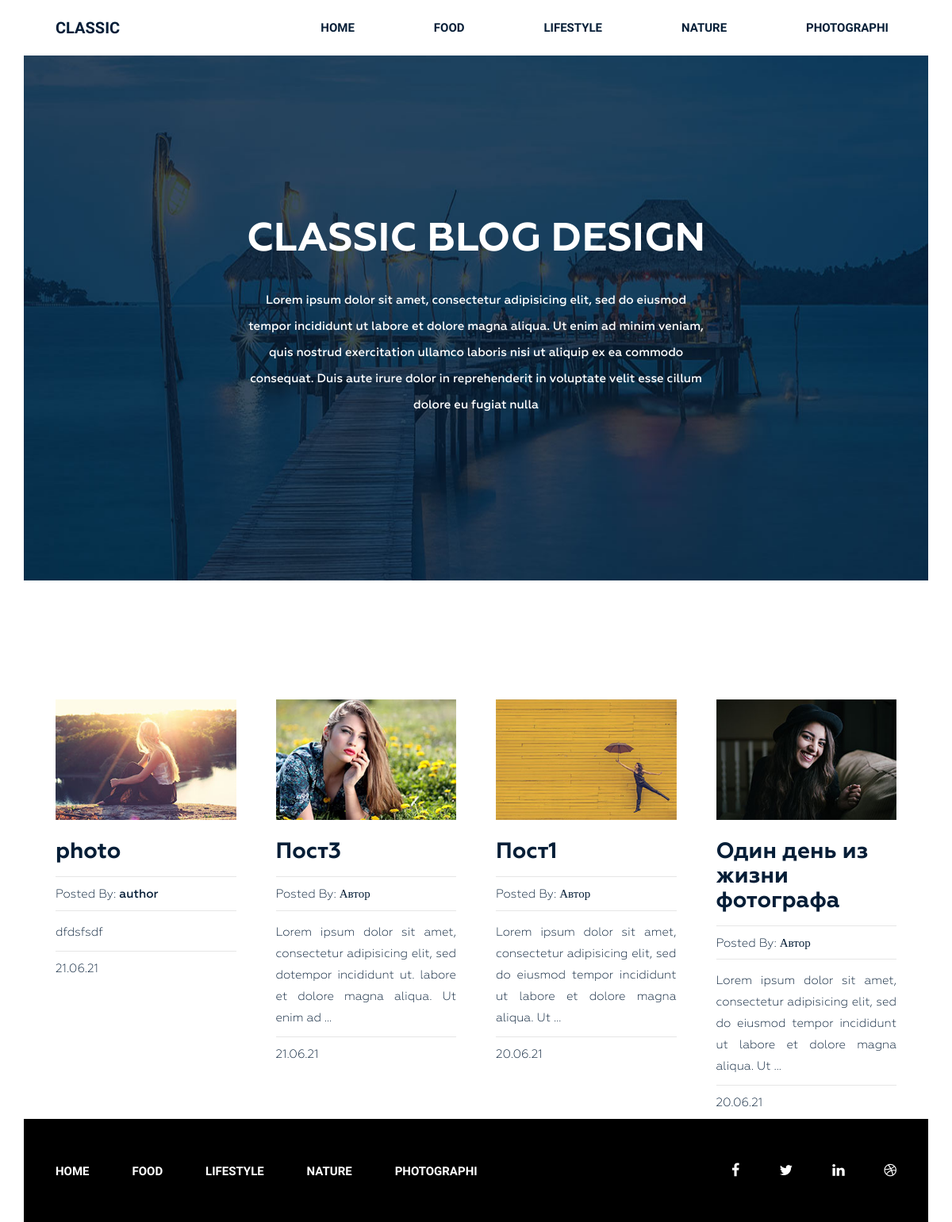
The page /category/photographi/ on the database its author committed.
### Blog/models.py (models this page shows, shortened)
class Category(models.Model):
    title = models.CharField(max_length=250, verbose_name='Наименование')
    slug = models.SlugField(max_length=50, verbose_name='Url', unique=True)
    def __str__(self):
        return self.title
    def get_absolute_url(self):
        return reverse('category', kwargs={'slug': self.slug})
    class Meta():
        verbose_name = 'Категория (ю)'
        verbose_name_plural = 'Категории'
        ordering = ['title']

class Post(models.Model):
    title = models.CharField(max_length=250, verbose_name='Наименование')
    slug = models.SlugField(max_length=50, verbose_name='Url', unique=True)
    author = models.CharField(max_length=100, verbose_name='Автор')
    content = models.TextField(blank=True, verbose_name='Контент')
    created_at = models.DateTimeField(auto_now_add=True, verbose_name='Дата создания')
    photo = models.ImageField(upload_to='photos/%Y/%m/%d/',blank=True, verbose_name='Изображение')
    views = models.IntegerField(default=0, verbose_name='Просмотры')
    category = models.ForeignKey(Category, on_delete=models.PROTECT, related_name='posts')
    tags = models.ManyToManyField(Tag, blank=True, related_name='posts', verbose_name='Посты')
    def get_absolute_url(self):
        return reverse('post', kwargs={'slug': self.slug})
    class Meta():
        verbose_name = 'Статья'
        verbose_name_plural = 'Статьи'
        ordering = ['-created_at']

### Blog/views.py (the view)
# urls.py: path('category/<str:slug>/', PostsByCategory.as_view(), name='category'),
class PostsByCategory(ListView):
    template_name = 'Blog/get_post_category.html'
    context_object_name = 'posts'
    paginate_by = 4
    allow_empty = False # 404
    def get_queryset(self):
        return Post.objects.filter(category__slug=self.kwargs['slug'])
    def get_context_data(self, *, object_list=None, **kwargs):
        context = super().get_context_data(**kwargs)
        context['title'] = Category.objects.get(slug=self.kwargs['slug'])
        return context

### Blog/templatetags/menu.py (called while the page is built)
@register.inclusion_tag('Blog/menu_tpl.html')
def show_menu(menu_class='menu'):
    categories = Category.objects.all()
    return {'categories': categories, 'menu_class': menu_class}

### Blog/templates/Blog/get_post_category.html (shortened to what this page needs)
{% extends 'base.html' %}
{% load static %}
{% block content %}
<section class="bg-text-area">
    <div class="container">
        <div class="row">
            <div class="col-md-12">
                <div class="bg-text">
                    <h3>Classic BLOG Design</h3>
                    <p>Lorem ipsum dolor sit amet, consectetur adipisicing elit, sed do eiusmod tempor incididunt ut labore et dolore magna aliqua. Ut enim ad minim veniam, quis nostrud exercitation ullamco laboris nisi ut aliquip ex ea commodo consequat. Duis aute irure dolor in reprehenderit in voluptate velit esse cillum dolore eu fugiat nulla </p>
                </div>
            </div>
        </div>
    </div>
</section>
<section class="blog-post-area">
    <div class="container">
        <div class="row">
            <div class="blog-post-area-style">
                    {% for post in posts %}
                      <div class="col-md-3">
                        <div class="single-post">
                          {% if post.photo %}
                          <img src="{{ post.photo.url }}" alt="{{ post.title }}">
                          {% else %}
                          <img src="https://picsum.photos/id/237/300/201" alt="{{ post.title }}">
                          {% endif %}
                            <h3><a href="{{ post.get_absolute_url }}">{{ post.title }}</a></h3>
                            <h4><span>Posted By: <span class="author-name">{{ post.author }}</span></span>
                            </h4>
                            {{ post.content|truncatewords_html:20|safe }}
                            <h4><span>{{ post.created_at|date:"d.m.y" }}</span></h4>
                        </div>
                      </div>
                    {% endfor %}
            </div>
        </div>
    </div>
</section>
{% endblock %}

### Blog/templates/Blog/menu_tpl.html
<div class="{{ menu_class }}">
    <ul>
        <li><a href="{% url 'home' %}">Home</a></li>
        {% for item in categories %}
          <li><a href="{{ item.get_absolute_url }}">{{ item.title }}</a></li>
        {% endfor %}
    </ul>
</div>

### DartBlog/static/style.css (style rules this page uses)
.wrapper header.header .menu { margin: 0 }
.wrapper header.header .menu ul { float: right; margin: 0; padding: 0; margin-right: 4px; }
.wrapper header.header .menu ul li { display: inline-block; list-style: outside none none; margin: 0 -4px 0 0; }
.wrapper header.header .menu ul li a { color: rgb(6, 30, 55); font-family: "Raleway", sans-serif; font-size: 15px; font-weight: 600; line-height: 70px; padding: 26px 50px; text-decoration: none; text-transform: uppercase; }
.wrapper section.bg-text-area .bg-text { background-image: url(img/bg-iamges.jpg); background-size: 100% 100%; padding: 205px 280px; }
.wrapper section.bg-text-area .bg-text h3 { color: #fff; font-family: Geometria; font-size: 50px; font-weight: 700; text-align: center; text-transform: uppercase; margin: 0; }
.wrapper section.bg-text-area .bg-text p { color: #fff; font-family: Geometria; font-size: 15px; font-weight: 500; line-height: 33px; margin: 32px 0 0; text-align: center; }
section.blog-post-area { margin-top: 50px; }
section.blog-post-area img { width: 100%; }
section.blog-post-area .single-post { padding-right: 20px; margin: 100px 0px 0px; }
section.blog-post-area h4 span { font-family: Geometria; font-weight: 400; font-size: 15px; color: #061e37; text-decoration: none; }
section.blog-post-area h4 span.author-name { font-weight: 500; }
.blog-post-area .single-post h3 a { font-family: Geometria; font-size: 28px; font-weight: 700; text-decoration: none; color: #061e37; }
.blog-post-area .single-post p { color: #061e37; font-family: Geometria; font-size: 15px; font-weight: 400; line-height: 27px; padding-top: 14px; position: relative; text-align: justify; }
.blog-post-area .single-post h4 { margin-bottom: 12px; padding-top: 10px; position: relative; }
.blog-post-area .single-post h4::before { background: #e6e6e6 none repeat scroll 0 0; content: ""; height: 1px; position: absolute; top: 0; width: 100%; }
.blog-post-area .single-post p::before { background: #e6e6e6 none repeat scroll 0 0; content: ""; height: 1px; position: absolute; top: 0; width: 100%; }
.blog-post-area .single-post h3 { margin: 25px 0 15px; }
.blog-post-area .blog-post-area-style { margin: 0 20px 0 40px; }
.wrapper footer.footer .footer-menu { margin: 0 }
.wrapper footer.footer .footer-menu ul { line-height: 130px; margin: 0; padding: 0; }
.wrapper footer.footer .footer-menu ul li { display: inline; list-style: outside none none; margin: 0; padding: 30px 0px; }
.wrapper footer.footer .footer-menu ul li a { color: #fff; font-family: "Raleway", sans-serif; font-size: 15px; font-weight: 600; line-height: 70px; margin-left: 40px; padding: 26px 10px 26px 0; text-decoration: none; text-transform: uppercase; }

### rows shown on the page
Category: title "FOOD"
Category: title "LIFESTYLE"
Category: title "NATURE"
Category: title "PHOTOGRAPHI"
Post: photo (picture), title "photo", author "author", content "dfdsfsdf", created_at "21.06.21"
Post: photo (picture), title "Пост3", author "Автор", content "Lorem ipsum dolor sit amet, consectetur adipisicing elit, sed dotempor incididunt ut. labore et dolore magna aliqua. Ut enim ad …", created_at "21.06.21"
Post: photo (picture), title "Пост1", author "Автор", content "Lorem ipsum dolor sit amet, consectetur adipisicing elit, sed do eiusmod tempor incididunt ut labore et dolore magna aliqua. Ut …", created_at "20.06.21"
Post: photo (picture), title "Один день из жизни фотографа", author "Автор", content "Lorem ipsum dolor sit amet, consectetur adipisicing elit, sed do eiusmod tempor incididunt ut labore et dolore magna aliqua. Ut …", created_at "20.06.21"
